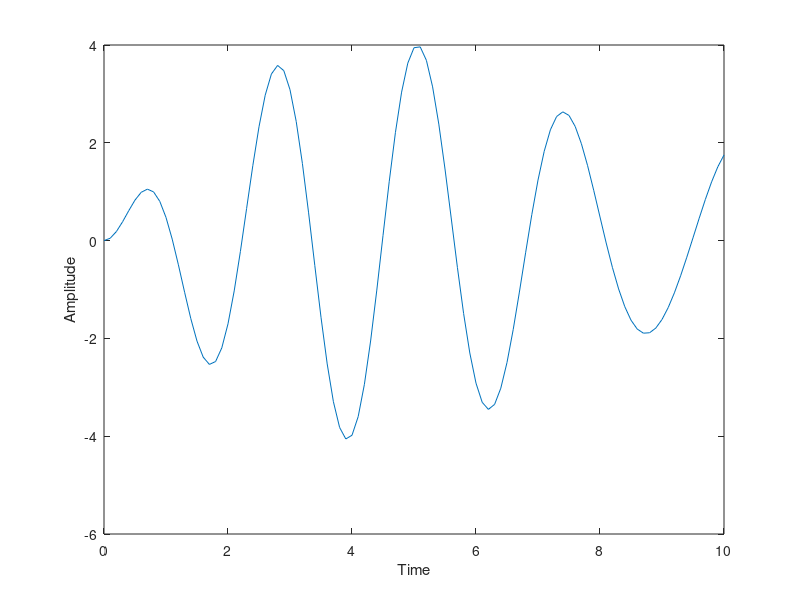

Here is the MATLAB script that generated this plot: (Note: this script raises an error after producing the figure.)
clf; clear all; close all;
m=100;k=1000;c=25;
w=2.5;F=1000;f_o=F;
t=[0:0.1:10];
u=f_o*cos(w*t);
A=[0 1;-k/m -c/m];
%excitation of dof2
B=[0;1/m];
C=[1 0];
D=[0];
sys=ss(A,B,C,D);
x0=[0,0];
figure;
x=lsim(sys,u,t,x0);
plot(t,x);xlabel('Time');ylabel('Amplitude')
hold on;
TSPAN=[0 5];
Y0=[0;0];
[t,x] =ode45('sdof_forced',TSPAN,Y0);
plot(t,x(:,1),'k*')

function Xdot=sdof_forced(t,X)
m=100;k=1000;c=25;
ze=c/(2*sqrt(k*m));
wn=sqrt(k/m);
w=2.5;F=1000;f_o=F/m;
%excitation of dof2
f=[0 ;f_o*cos(w*t)];
%A=[0 1;-wn*wn -2*ze*wn];
A=[0 1;-k/m -c/m]
Xdot=A*X+f;
end